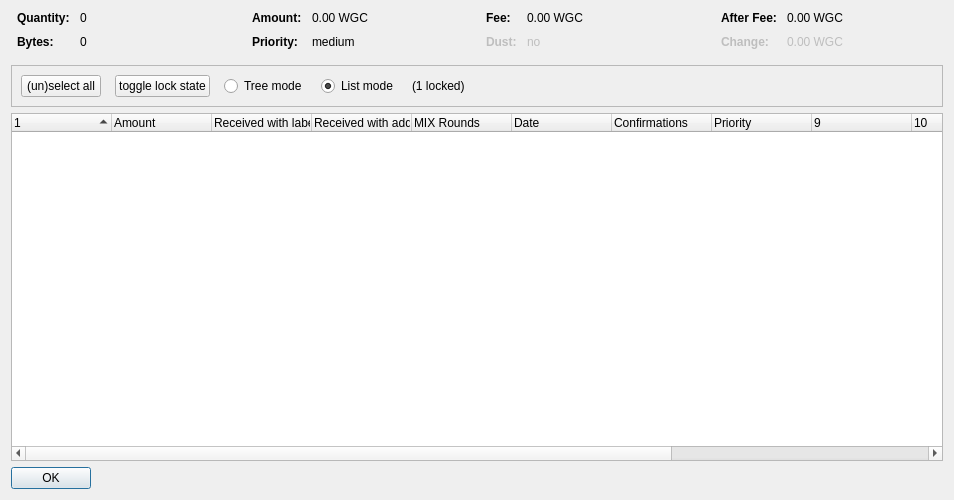
<?xml version="1.0" encoding="UTF-8"?>
<ui version="4.0">
 <class>CoinControlDialog</class>
 <widget class="QDialog" name="CoinControlDialog">
  <property name="geometry">
   <rect>
    <x>0</x>
    <y>0</y>
    <width>954</width>
    <height>500</height>
   </rect>
  </property>
  <property name="windowTitle">
   <string>Coin Selection</string>
  </property>
  <layout class="QVBoxLayout" name="verticalLayout">
   <item>
    <layout class="QHBoxLayout" name="horizontalLayoutTop" stretch="0,0,0,0">
     <property name="topMargin">
      <number>0</number>
     </property>
     <property name="bottomMargin">
      <number>10</number>
     </property>
     <item>
      <layout class="QFormLayout" name="formLayoutCoinControl1">
       <property name="horizontalSpacing">
        <number>10</number>
       </property>
       <property name="verticalSpacing">
        <number>10</number>
       </property>
       <property name="leftMargin">
        <number>6</number>
       </property>
       <property name="rightMargin">
        <number>6</number>
       </property>
       <item row="0" column="0">
        <widget class="QLabel" name="labelCoinControlQuantityText">
         <property name="font">
          <font>
           <weight>75</weight>
           <bold>true</bold>
          </font>
         </property>
         <property name="text">
          <string>Quantity:</string>
         </property>
        </widget>
       </item>
       <item row="0" column="1">
        <widget class="QLabel" name="labelCoinControlQuantity">
         <property name="cursor">
          <cursorShape>IBeamCursor</cursorShape>
         </property>
         <property name="contextMenuPolicy">
          <enum>Qt::ActionsContextMenu</enum>
         </property>
         <property name="text">
          <string notr="true">0</string>
         </property>
         <property name="textInteractionFlags">
          <set>Qt::LinksAccessibleByMouse|Qt::TextSelectableByKeyboard|Qt::TextSelectableByMouse</set>
         </property>
        </widget>
       </item>
       <item row="1" column="0">
        <widget class="QLabel" name="labelCoinControlBytesText">
         <property name="font">
          <font>
           <weight>75</weight>
           <bold>true</bold>
          </font>
         </property>
         <property name="text">
          <string>Bytes:</string>
         </property>
        </widget>
       </item>
       <item row="1" column="1">
        <widget class="QLabel" name="labelCoinControlBytes">
         <property name="cursor">
          <cursorShape>IBeamCursor</cursorShape>
         </property>
         <property name="contextMenuPolicy">
          <enum>Qt::ActionsContextMenu</enum>
         </property>
         <property name="text">
          <string notr="true">0</string>
         </property>
         <property name="textInteractionFlags">
          <set>Qt::LinksAccessibleByMouse|Qt::TextSelectableByKeyboard|Qt::TextSelectableByMouse</set>
         </property>
        </widget>
       </item>
      </layout>
     </item>
     <item>
      <layout class="QFormLayout" name="formLayoutCoinControl2">
       <property name="horizontalSpacing">
        <number>10</number>
       </property>
       <property name="verticalSpacing">
        <number>10</number>
       </property>
       <property name="leftMargin">
        <number>6</number>
       </property>
       <property name="rightMargin">
        <number>6</number>
       </property>
       <item row="0" column="0">
        <widget class="QLabel" name="labelCoinControlAmountText">
         <property name="font">
          <font>
           <weight>75</weight>
           <bold>true</bold>
          </font>
         </property>
         <property name="text">
          <string>Amount:</string>
         </property>
        </widget>
       </item>
       <item row="0" column="1">
        <widget class="QLabel" name="labelCoinControlAmount">
         <property name="cursor">
          <cursorShape>IBeamCursor</cursorShape>
         </property>
         <property name="contextMenuPolicy">
          <enum>Qt::ActionsContextMenu</enum>
         </property>
         <property name="text">
          <string notr="true">0.00 WGC</string>
         </property>
         <property name="textInteractionFlags">
          <set>Qt::LinksAccessibleByMouse|Qt::TextSelectableByKeyboard|Qt::TextSelectableByMouse</set>
         </property>
        </widget>
       </item>
       <item row="1" column="0">
        <widget class="QLabel" name="labelCoinControlPriorityText">
         <property name="font">
          <font>
           <weight>75</weight>
           <bold>true</bold>
          </font>
         </property>
         <property name="text">
          <string>Priority:</string>
         </property>
        </widget>
       </item>
       <item row="1" column="1">
        <widget class="QLabel" name="labelCoinControlPriority">
         <property name="cursor">
          <cursorShape>IBeamCursor</cursorShape>
         </property>
         <property name="contextMenuPolicy">
          <enum>Qt::ActionsContextMenu</enum>
         </property>
         <property name="text">
          <string>medium</string>
         </property>
         <property name="textInteractionFlags">
          <set>Qt::LinksAccessibleByMouse|Qt::TextSelectableByKeyboard|Qt::TextSelectableByMouse</set>
         </property>
        </widget>
       </item>
      </layout>
     </item>
     <item>
      <layout class="QFormLayout" name="formLayoutCoinControl3">
       <property name="horizontalSpacing">
        <number>10</number>
       </property>
       <property name="verticalSpacing">
        <number>10</number>
       </property>
       <property name="leftMargin">
        <number>6</number>
       </property>
       <property name="rightMargin">
        <number>6</number>
       </property>
       <item row="0" column="0">
        <widget class="QLabel" name="labelCoinControlFeeText">
         <property name="font">
          <font>
           <weight>75</weight>
           <bold>true</bold>
          </font>
         </property>
         <property name="text">
          <string>Fee:</string>
         </property>
        </widget>
       </item>
       <item row="0" column="1">
        <widget class="QLabel" name="labelCoinControlFee">
         <property name="cursor">
          <cursorShape>IBeamCursor</cursorShape>
         </property>
         <property name="contextMenuPolicy">
          <enum>Qt::ActionsContextMenu</enum>
         </property>
         <property name="text">
          <string notr="true">0.00 WGC</string>
         </property>
         <property name="textInteractionFlags">
          <set>Qt::LinksAccessibleByMouse|Qt::TextSelectableByKeyboard|Qt::TextSelectableByMouse</set>
         </property>
        </widget>
       </item>
       <item row="1" column="0">
        <widget class="QLabel" name="labelCoinControlLowOutputText">
         <property name="enabled">
          <bool>false</bool>
         </property>
         <property name="font">
          <font>
           <weight>75</weight>
           <bold>true</bold>
          </font>
         </property>
         <property name="text">
          <string>Dust:</string>
         </property>
        </widget>
       </item>
       <item row="1" column="1">
        <widget class="QLabel" name="labelCoinControlLowOutput">
         <property name="enabled">
          <bool>false</bool>
         </property>
         <property name="cursor">
          <cursorShape>IBeamCursor</cursorShape>
         </property>
         <property name="contextMenuPolicy">
          <enum>Qt::ActionsContextMenu</enum>
         </property>
         <property name="text">
          <string>no</string>
         </property>
         <property name="textInteractionFlags">
          <set>Qt::LinksAccessibleByMouse|Qt::TextSelectableByKeyboard|Qt::TextSelectableByMouse</set>
         </property>
        </widget>
       </item>
      </layout>
     </item>
     <item>
      <layout class="QFormLayout" name="formLayoutCoinControl4">
       <property name="horizontalSpacing">
        <number>10</number>
       </property>
       <property name="verticalSpacing">
        <number>10</number>
       </property>
       <property name="leftMargin">
        <number>6</number>
       </property>
       <property name="rightMargin">
        <number>6</number>
       </property>
       <item row="0" column="0">
        <widget class="QLabel" name="labelCoinControlAfterFeeText">
         <property name="font">
          <font>
           <weight>75</weight>
           <bold>true</bold>
          </font>
         </property>
         <property name="text">
          <string>After Fee:</string>
         </property>
        </widget>
       </item>
       <item row="0" column="1">
        <widget class="QLabel" name="labelCoinControlAfterFee">
         <property name="cursor">
          <cursorShape>IBeamCursor</cursorShape>
         </property>
         <property name="contextMenuPolicy">
          <enum>Qt::ActionsContextMenu</enum>
         </property>
         <property name="text">
          <string notr="true">0.00 WGC</string>
         </property>
         <property name="textInteractionFlags">
          <set>Qt::LinksAccessibleByMouse|Qt::TextSelectableByKeyboard|Qt::TextSelectableByMouse</set>
         </property>
        </widget>
       </item>
       <item row="1" column="0">
        <widget class="QLabel" name="labelCoinControlChangeText">
         <property name="enabled">
          <bool>false</bool>
         </property>
         <property name="font">
          <font>
           <weight>75</weight>
           <bold>true</bold>
          </font>
         </property>
         <property name="text">
          <string>Change:</string>
         </property>
        </widget>
       </item>
       <item row="1" column="1">
        <widget class="QLabel" name="labelCoinControlChange">
         <property name="enabled">
          <bool>false</bool>
         </property>
         <property name="cursor">
          <cursorShape>IBeamCursor</cursorShape>
         </property>
         <property name="contextMenuPolicy">
          <enum>Qt::ActionsContextMenu</enum>
         </property>
         <property name="text">
          <string notr="true">0.00 WGC</string>
         </property>
         <property name="textInteractionFlags">
          <set>Qt::LinksAccessibleByMouse|Qt::TextSelectableByKeyboard|Qt::TextSelectableByMouse</set>
         </property>
        </widget>
       </item>
      </layout>
     </item>
    </layout>
   </item>
   <item>
    <widget class="QFrame" name="frame">
     <property name="minimumSize">
      <size>
       <width>0</width>
       <height>40</height>
      </size>
     </property>
     <property name="frameShape">
      <enum>QFrame::StyledPanel</enum>
     </property>
     <property name="frameShadow">
      <enum>QFrame::Sunken</enum>
     </property>
     <layout class="QHBoxLayout" name="horizontalLayout">
      <item>
       <layout class="QHBoxLayout" name="horizontalLayoutPanel" stretch="0,0,0,0,0,0">
        <property name="spacing">
         <number>14</number>
        </property>
        <item>
         <widget class="QPushButton" name="pushButtonSelectAll">
          <property name="sizePolicy">
           <sizepolicy hsizetype="Maximum" vsizetype="Fixed">
            <horstretch>0</horstretch>
            <verstretch>0</verstretch>
           </sizepolicy>
          </property>
          <property name="text">
           <string>(un)select all</string>
          </property>
          <property name="autoDefault">
           <bool>false</bool>
          </property>
         </widget>
        </item>
        <item>
         <widget class="QPushButton" name="pushButtonToggleLock">
          <property name="sizePolicy">
           <sizepolicy hsizetype="Maximum" vsizetype="Fixed">
            <horstretch>0</horstretch>
            <verstretch>0</verstretch>
           </sizepolicy>
          </property>
          <property name="text">
           <string>toggle lock state</string>
          </property>
          <property name="autoDefault">
           <bool>false</bool>
          </property>
         </widget>
        </item>
        <item>
         <widget class="QRadioButton" name="radioTreeMode">
          <property name="sizePolicy">
           <sizepolicy hsizetype="Maximum" vsizetype="Fixed">
            <horstretch>0</horstretch>
            <verstretch>0</verstretch>
           </sizepolicy>
          </property>
          <property name="text">
           <string>Tree mode</string>
          </property>
         </widget>
        </item>
        <item>
         <widget class="QRadioButton" name="radioListMode">
          <property name="sizePolicy">
           <sizepolicy hsizetype="Maximum" vsizetype="Fixed">
            <horstretch>0</horstretch>
            <verstretch>0</verstretch>
           </sizepolicy>
          </property>
          <property name="text">
           <string>List mode</string>
          </property>
          <property name="checked">
           <bool>true</bool>
          </property>
         </widget>
        </item>
        <item>
         <widget class="QLabel" name="labelLocked">
          <property name="text">
           <string>(1 locked)</string>
          </property>
         </widget>
        </item>
        <item>
         <spacer name="horizontalSpacer">
          <property name="orientation">
           <enum>Qt::Horizontal</enum>
          </property>
          <property name="sizeHint" stdset="0">
           <size>
            <width>40</width>
            <height>20</height>
           </size>
          </property>
         </spacer>
        </item>
       </layout>
      </item>
     </layout>
    </widget>
   </item>
   <item>
    <widget class="CoinControlTreeWidget" name="treeWidget">
     <property name="contextMenuPolicy">
      <enum>Qt::CustomContextMenu</enum>
     </property>
     <property name="sortingEnabled">
      <bool>false</bool>
     </property>
     <property name="columnCount">
      <number>13</number>
     </property>
     <attribute name="headerShowSortIndicator" stdset="0">
      <bool>true</bool>
     </attribute>
     <attribute name="headerStretchLastSection">
      <bool>false</bool>
     </attribute>
     <column>
      <property name="text">
       <string/>
      </property>
     </column>
     <column>
      <property name="text">
       <string>Amount</string>
      </property>
     </column>
     <column>
      <property name="text">
       <string>Received with label</string>
      </property>
     </column>
     <column>
      <property name="text">
       <string>Received with address</string>
      </property>
     </column>
     <column>
      <property name="text">
       <string>MIX Rounds</string>
      </property>
     </column>
     <column>
      <property name="text">
       <string>Date</string>
      </property>
     </column>
     <column>
      <property name="text">
       <string>Confirmations</string>
      </property>
      <property name="toolTip">
       <string>Confirmed</string>
      </property>
     </column>
     <column>
      <property name="text">
       <string>Priority</string>
      </property>
     </column>
     <column>
      <property name="text">
       <string/>
      </property>
     </column>
     <column>
      <property name="text">
       <string/>
      </property>
     </column>
     <column>
      <property name="text">
       <string/>
      </property>
     </column>
     <column>
      <property name="text">
       <string/>
      </property>
     </column>
     <column>
      <property name="text">
       <string/>
      </property>
     </column>
    </widget>
   </item>
   <item>
    <widget class="QDialogButtonBox" name="buttonBox">
     <property name="sizePolicy">
      <sizepolicy hsizetype="Maximum" vsizetype="Fixed">
       <horstretch>0</horstretch>
       <verstretch>0</verstretch>
      </sizepolicy>
     </property>
     <property name="orientation">
      <enum>Qt::Horizontal</enum>
     </property>
     <property name="standardButtons">
      <set>QDialogButtonBox::Ok</set>
     </property>
    </widget>
   </item>
  </layout>
 </widget>
 <customwidgets>
  <customwidget>
   <class>CoinControlTreeWidget</class>
   <extends>QTreeWidget</extends>
   <header>coincontroltreewidget.h</header>
  </customwidget>
 </customwidgets>
 <resources/>
 <connections/>
</ui>
